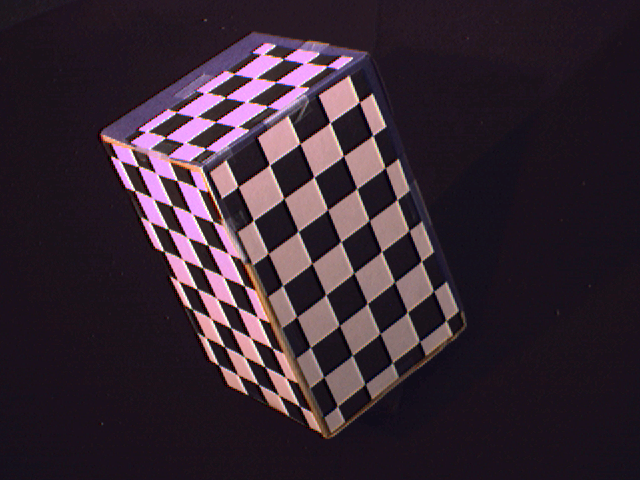
#> input picture CS283-PSets/PachecoTallaj_Natalia_pset5/data/calib_right.bmp, 640 x 480 px
$ jupyter execute PachecoTallaj_Natalia_pset5.ipynb   (shell and % lines are left out)
#> lines starting #> are read from the running program, lines starting #| are printed output that depends on the picture; after the words box and inside, x2 and y2 are one past the last pixel; in counts of white or black regions, pixels touching at a corner belong together
#> further down, im is the input picture: shape (480, 640, 3); mean B, G, R 50.4, 39.6, 54.6
# Assignment 5
**CS283 Computer Vision, Harvard University, Fall 2019**

**Due Wednesday, Oct. 16, at 5:00pm**

Name: *Natalia Pacheco-Tallaj*

---

Edges, corners, and multi-resolution representations are the topics covered in this assignment. As usual, the assignment will be submitted via canvas and formatted according to
the guidelines.

[cell 1]
# Run this cell (only once) to install the unzip command.
# If you already installed this for previous assignments, no need to reinstall.

[cell 2]
# Extract required pset folders (make sure you ran the first cell first)

[cell 3]
# Import any required libraries here
import cv2                               # OpenCV
import numpy as np                       # numpy
import scipy.signal                      # Signal package from scipy for convolution
import scipy.interpolate                 # Interpolation, used for question 2
from mpl_toolkits.mplot3d import Axes3D  # 3D plotting, used for the code block in question 3

# Use this line to make matplotlib plot inline (only need to call it once when importing matplotlib)

import matplotlib.pyplot as plt
# Modify this line to adjust the displayed plot size. You can also call
# it with different parameters before specific plots.
plt.rcParams['figure.figsize'] = [10, 10]

## Question 1 (10 points)

In class we derived a finite-difference
approximation to the derivative of the univariate function $f(x)$ by
considering the Taylor polynomial approximations of $f(x+ h)$ and
$f(x-h)$. We showed that
\begin{equation*}
f'(x)=\frac{f(x+h)-f(x-h)}{2h}+O(h^2),
\end{equation*}
so that the derivative can be approximated by convolving a discrete
version of $f(x)$&mdash;a vector of values $[\ldots,f(x_o-\Delta),\
f(x_o),\ f(x_o+\Delta),\ldots]$&mdash;with kernel $[1/2,0,
-1/2]$.  This is termed a *central difference* because its
interval is symmetric about a sample point.

**a.** Derive a higher order central-difference approximation to
$f'(x)$ such that the truncation error tends to zero as $h^4$ instead
of $h^2$.

_Hint: consider Taylor polynomial approximations of
$f(x\pm 2h)$ in addition to $f(x\pm h)$._

### Answer:
If we Taylor expand $f(x\pm 2h)$ about $x$, we get
\begin{align*}
    f(x + 2h) &= f(x) + f'(x) (x + 2h - x) + \frac{f''(x)}{2}(x + 2h - x)^2 + \frac{f'''(x)}{6}(x + 2h - x)^3+ O(h^4)\\
        &= f(x) + f'(x) 2h + \frac{f''(x)}{2}4h^2 + \frac{f'''(x)}{6}8h^3 + O(h^4)\\
    f(x - 2h) &= f(x) + f'(x) (x-2h-x) + \frac{f''(x)}{2} ( x - 2h - x)^2 + \frac{f'''(x)}{6}(x - 2h - x)^3+  O(h^4)\\
        &= f(x) - f'(x)2h + \frac{f''(x)}{2}4h^2 -\frac{f'''(x)}{6}8h^3+ O(h^4)
\end{align*}
If we subtract both equations, the $f(x)$ terms and $\frac{f''(x)}{2} 4h^2$ cancel, so we get
\begin{align*}
    f(x+ 2h) - f(x - 2h) = 4hf'(x) + 16h^3\frac{f'''(x)}{6} + O(h^4)
\end{align*}
Now if we do the taylor expansions for $f(x\pm h)$ about $x$ we get
\begin{align*}
    f(x+ h) &= f(x) + f'(x)h + \frac{f''(x)}{2}h^2 + \frac{f'''(x)}{6}h^3 + O(h^4)\\
    f(x-h) &= f(x)  - f'(x)h + \frac{f''(x)}{2}h^2 - \frac{f'''(x)}{6}h^3 + O(h^4)
\end{align*}
Subtracting them we have
$$f(x+h) - f(x-h) = 2hf'(x) + 2h^3\frac{f'''(x)}{6} + O(h^4)$$
Then we have that
\begin{align*}
    f(x+ 2h) - f(x - 2h)  - 8(f(x+h) - f(x-h)) &= 4hf'(x) + 16h^3\frac{f'''(x)}{6} - 16hf'(x) - 16h^3\frac{f'''(x)}{6} + O(h^4)\\
        &= -12hf'(x) + O(h^4)
\end{align*}
And dividing by $-12$ we get
$$f'(x) \approx \frac{1}{12}(-f(x+2h) +8f(x+h) - 8f(x-h) + f(x-2h)) = \frac{-1}{12}f(x+2h) +\frac{2}{3}f(x+h) - \frac{2}{3}f(x-h) + \frac{1}{12}f(x-2h) $$

**b.** What is the corresponding convolution (not correlation!) kernel?

### Answer:
If we are still convolving with the vector of values $[\ldots,f(x_o-\Delta),\
f(x_o),\ f(x_o+\Delta),\ldots]$, then the derivative can be approximated by convolving with $[-\frac{1}{12}, \frac{2}{3}, 0, \frac{-2}{3}, \frac{1}{12}]$.

## Question 2 (20 points)

In this question you will build your own edge detectors
with sub-pixel accuracy, borrowing heavily from Chapter Four of Szeliski. Your function,
<tt>edgels()</tt> takes an image <tt>im</tt> and a scale
parameter <tt>sigma</tt> ($\sigma$) at which derivatives are computed. It should return two outputs: an $N\times 2$ array where each row stores the $(x,y)$ pixel coordinates of an "edgel", and an $N\times 2$ array with each row storing the corresponding gradient vector $(I_x, I_y)$ at the pixel location corresponding to each edgel.
Substantial skeleton code for this problem can be found in the <tt>edgels()</tt> function below. To complete this function, you will need to write three parts:

- A helper function <tt>deriv(sigma)</tt> that takes a Gaussian width <tt>sigma</tt> and creates derivative-of-Gaussian kernels for horizontal and vertical derivatives.
*Hint: check out the code for the existing helper function <tt>lapgauss()</tt>*
- For each quadruple of pixels, $\{(i,j),(i+1,j),(i,j+1),(i+1,j+1)\}$, code that checks if it is an edgel using the sign of the Laplacian-of-Gaussian filter applied to the image. A horizontal edgel has positive Laplacian-of-Gaussian values at the top two pixels and negative ones at the bottom ones (or vice versa), whereas a vertical edgel has positive values at the left two pixels and negative ones at the right ones (or vice versa). For each found edgel, the code must compute the two sub-pixel zero-crossing locations using Eq. 4.25 in Szeliski (make sure to check the code comments for a typo in this equation), and then the midpoint of these two zero-crossing locations as the final edgel location.
- For each edgel, code that samples the image gradient at the sub-pixel location using <tt>scipy.interpolate.RegularGridInterpolator()</tt>.

Validate your code by running it on the image <tt>./data/calib_right.bmp</tt>. Superimpose your detected edgels returned by <tt>edgels()</tt> on the image using the <tt>matplotlib.pyplot.quiver()</tt> function. Make sure the arrows are clearly visible and the figure is properly resized by setting the <tt>'figure.figsize'</tt> field of <tt>plt.rcParams</tt> (see code cell above Question 1). Some useful inputs to the [quiver function](https://matplotlib.org/3.1.1/api/_as_gen/matplotlib.pyplot.quiver.html) are <tt>width</tt>, <tt>scale</tt>, <tt>headwidth</tt>, <tt>headlength</tt>, <tt>color</tt> and <tt>angles</tt> (see note below).

Note: when calling <tt>matplotlib.pyplot.quiver()</tt> after <tt>matplotlib.pyplot.imshow()</tt> the y-axis of the image is pointing down but the y-axis of the quiver plot is pointing up. This can be fixed by either plotting the negative y-component of the gradient or by calling the quiver function with <tt>angles='xy'</tt>.

Use the text cell below to briefly explain your code. Additionally, comment every nontrivial part of your code.

### Answer:
I find the edgels using matrix operations. First I generate a sign matrix the same size as the laplacian of gaussian of the image, with a $1$ in every position where the LoG is positive and a $-1$ in every position where it is negative. By adding this matrix to itself shifted over horizontally by $1$ column leftward (kill the first column and pad the right with $0$s), we get a $1$ at any pixel $(i,j)$ where $(i,j)$ and the point to its right have different signs and a $0$ or $2$ wherever they have the same sign. Thus taking mod $2$ we get $1$s wherever there are horizontal differences to the right and $0$s elsewhere. We do the same for vertical differences by shifting up intead. Then, by adding the matrix of horizontal differences to itself shifted up one, we can detect which pixels are the top-right corner of a square with $2$ horizontal differences--we manipulate it to make a matrix sqzerosh that has a $1$ at every such pixel and a $0$ elsewhere. By adding the matrix of horizontal differences to itself shifted left one, we can similarly detect pixels that are the top-right corner of a $2\times 2$ square with two vertical differences in it, and we construct a similar matrix $sqzerosv$ that indicates such pixels with a $1$. By adding $sqzerosh + sqzerosv$ and modding out by $2$, we can get rid of pixels that are the top-right corner of a square with both two horizontal and two vertical differences (since those would sum to $2$).

After we've detected all the locations where we should have sign horizontal/vertical sign changes of the LoG (we now have a matrix $sqzeros = (sqzerosh + sqzerosv) \% 2$ that has a 1 in every point that is the top-right corner of a $2\times 2$ square with a h/v sign change), we can compute the precise location of the zeroes by computing the matrix $H$ of horizontal "intersection points" $H(x,y) = \frac{(x+1, y)S(x,y) - (x,y) S(x+1, y)}{S(x, y) - S(x+1,y)}$. Then we average each horizontal "intersection point" with the one below it, getting a matrix where position $(x,y)$ has $(H(x,y) + H(x, y+1)) / 2$, and then we keep only those $(x,y)$ where sqzeros and the matrix of horizontal differences are both $1$ (meaning weve averaged the two intersection points of a $2\times 2$ square where there are exactly two horizontal differences). We do something analogous for the vertical differences. Thus we have our list of edgels.

Computing the gradients is then not hard: we get the x-partial and y-partial convolution kernels from our grad function, convolve with the image, then interpolate to find the gradient at the subpixel locations.

[cell 4]
def edgels(im, sigma):
    """Edge detector based on Laplacian of Gaussian
      x, g = edgels(im, sigma) computes edges in image im at the scale given by
      the scalar value sigma. sigma is the standard deviation (in pixels) of
      the Gaussian filters used to computed first and second derivatives in
      the image.

      The output x is an Nx2 array, where each row is the (x,y) position of an
      edge point (or 'edgel'). Edgels are localized to sub-pixel accuracy, so
      these coordinates are not generally integers. The output g is another
      Nx2 array that stores the gradient vector at each edge point.

      The norm of each row of dx provides the gradient magnitudes, for example, and
      edgels with small gradient magnitudes can be removed as a post-process,
      by performing additional operations on the x, g returned by this function.

      Reference:
       ----------
       Closely related to the algorithm described in Chapter Four of R.
       Szeliski, "Computer Vision: Algorithms and Applications", available in
       draft form at http://research.microsoft.com/en-us/um/people/szeliski/Book/

    """
#> called with sigma = 5
    # convert image to np.float32 and grayscale (so intensity values are in [0,1])
    if len(im.shape) > 2 and im.shape[2] == 3:
        im = cv2.cvtColor(im, cv2.COLOR_BGR2GRAY)
#> im: shape (480, 640)
    im = np.float32(im) / 255.0

    # LoG response
    im_log = scipy.signal.convolve2d(im, lapgauss(sigma), 'same', boundary='symm')
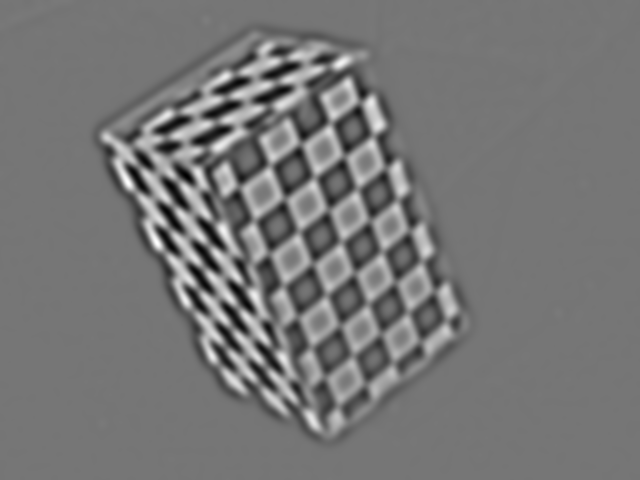
#> im_log: shape (480, 640) float64; min -0.0372, max 0.0433, mean 0.000268; drawn with min black and max white

    # define function that shifts array along an axis and pads the other end with 0s
    def shift(matrix, amount, ax):
#> called with amount = -1, ax = 1
        a = np.roll(matrix, amount, axis = ax).swapaxes(0,ax)
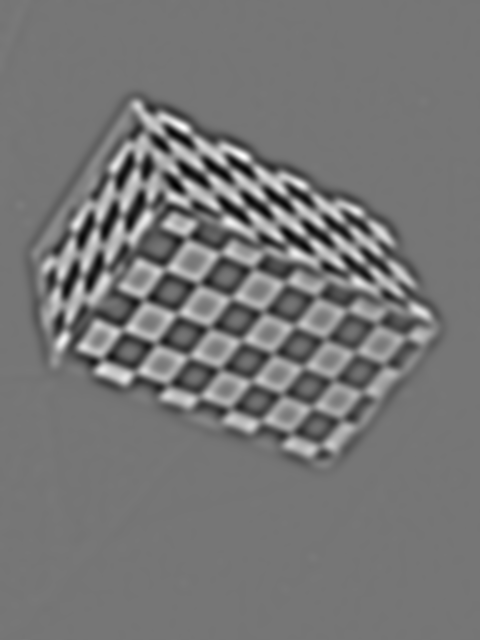
#> a: shape (640, 480) float64; min -0.0372, max 0.0433, mean 0.000268; drawn with min black and max white
        if amount > 0: a[:amount] = 0
        elif amount < 0: a[amount:] = 0
#> a: shape (640, 480) float64; 0.16% of pixels changed, all inside (x1, y1, x2, y2) = (0, 639, 480, 640)
        return a.swapaxes(0,ax)

    # horizontal and vertical difference thresholds, only consider points where
    # sign changes and difference is bigger than average
    hthreshold = np.mean(np.abs((im_log - shift(im_log, -1, 1))[:-1, :-1]))
#> hthreshold = 0.000789
    vthreshold = np.mean(np.abs((im_log - shift(im_log, -1, 0))[:-1, :-1]))
#> vthreshold = 0.0007

    # Make a matrix with +1 at positive entries and 0 at negative ones
    sgn = np.sign(im_log)
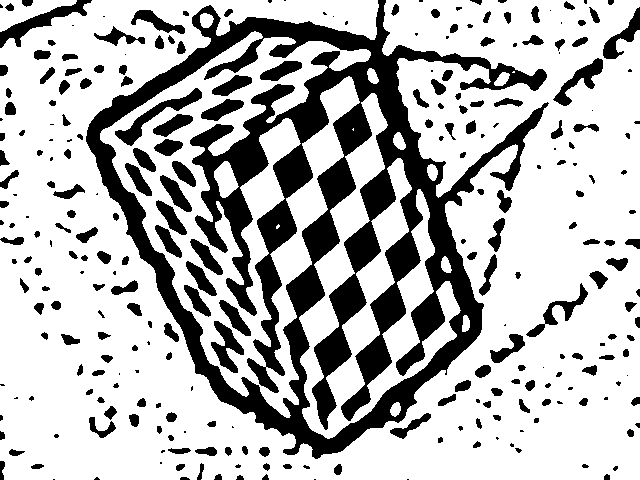
#> sgn: shape (480, 640) float64; values -1 (black) and 1 (white), 72.5% white; 278 black regions (76 under 20 px), largest, box (x1, y1, x2, y2) and area: (86, 0, 549, 459) 59419, (0, 0, 92, 48) 1079, (115, 88, 202, 146) 999
    sgn[sgn == -1] = 0

    # add sgn to sgn shifted left, its 1 if signs are different and 0 or 2 if same
    # take mod 2 to get 1 at pixels that have different sign from pixel to their right
    hdiff = (sgn + shift(sgn, -1, 1)) % 2
#> call 3 of shift, with amount = -1, ax = 1
#> in shift (call 3), `elif amount < 0: a[amount:] = 0`:
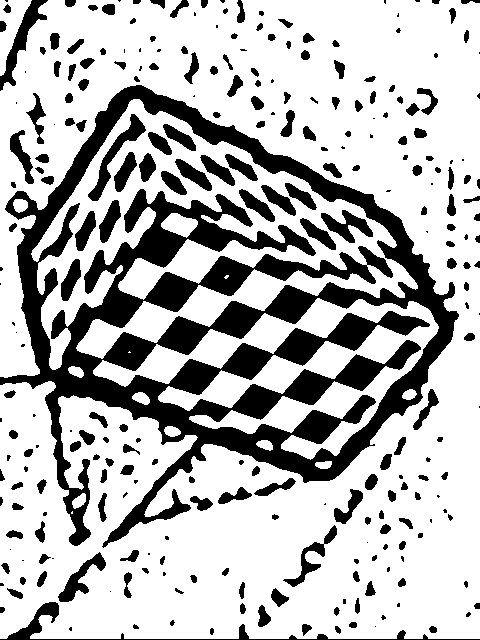
#> a: shape (640, 480) float64; values 0 (black) and 1 (white), 72.4% white; 272 black regions (74 under 20 px), largest, box (x1, y1, x2, y2) and area: (0, 85, 459, 548) 59419, (0, 602, 480, 640) 1375, (0, 0, 48, 91) 1063
#> hdiff: shape (480, 640) float64; values 0 (black) and 1 (white), 4% white in thin lines or dots
    hdiff[:,-1] = 0 # last column is junk
    hdiff[np.abs(im_log - shift(im_log, -1, 1)) < hthreshold] = 0
#> hdiff: shape (480, 640) float64; values 0 (black) and 1 (white), 1.8% white in thin lines or dots, all inside (x1, y1, x2, y2) = (99, 32, 470, 438)

    # now make a matrix where pixels are 1 if they have a different sign than the one
    # below them
    vdiff = (sgn + shift(sgn, -1, 0)) % 2
#> vdiff: shape (480, 640) float64; values 0 (black) and 1 (white), 3.9% white in thin lines or dots
    vdiff[-1] = 0 # last row is junk
    vdiff[np.abs(im_log - shift(im_log, -1, 0)) < vthreshold] = 0
#> vdiff: shape (480, 640) float64; values 0 (black) and 1 (white), 1.5% white in thin lines or dots, all inside (x1, y1, x2, y2) = (100, 30, 468, 439)

    # sqzerosh has a 1 in position (i,j) if the square with top-left corner (i,j)
    # has two horizontal sign changes. sqzerosv has 1 if it has 2 vertical changes
    sqzerosh = hdiff + shift(hdiff, -1, 0)
    sqzerosh[sqzerosh != 2] = 0
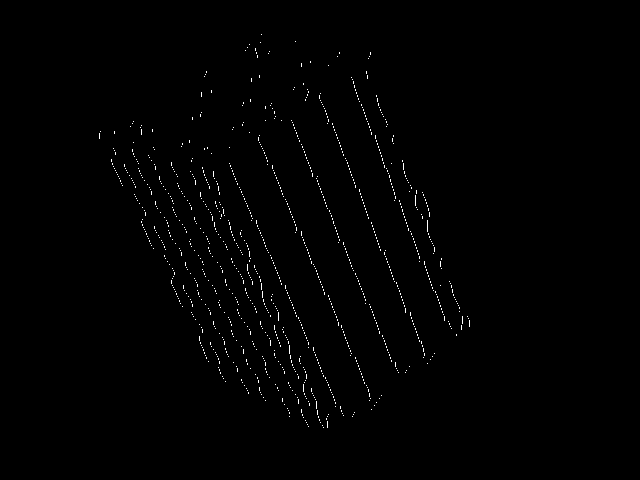
#> sqzerosh: shape (480, 640) float64; values 0 (black) and 2 (white), 0.67% white in thin lines or dots, all inside (x1, y1, x2, y2) = (99, 34, 470, 428)
    sqzerosh = sqzerosh / 2
    sqzerosv = vdiff + shift(vdiff, -1, 1)
#> in shift (call 8), `a = np.roll(matrix, amount, axis = ax).swapaxes(0,ax)`:
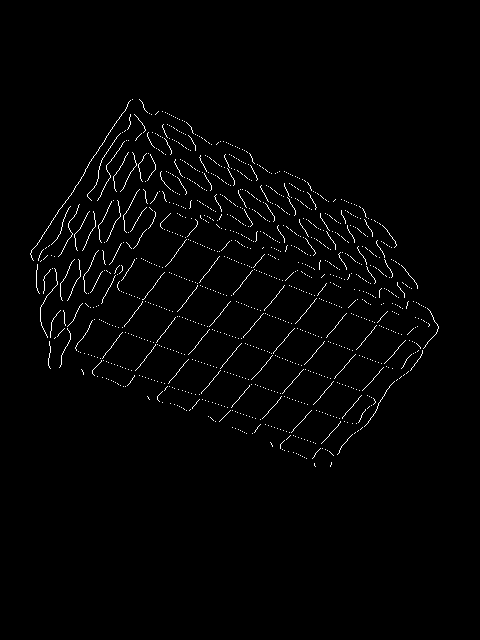
#> a: shape (640, 480) float64; values 0 (black) and 1 (white), 1.5% white in thin lines or dots, all inside (x1, y1, x2, y2) = (30, 99, 439, 467)
    sqzerosv[sqzerosv != 2] = 0
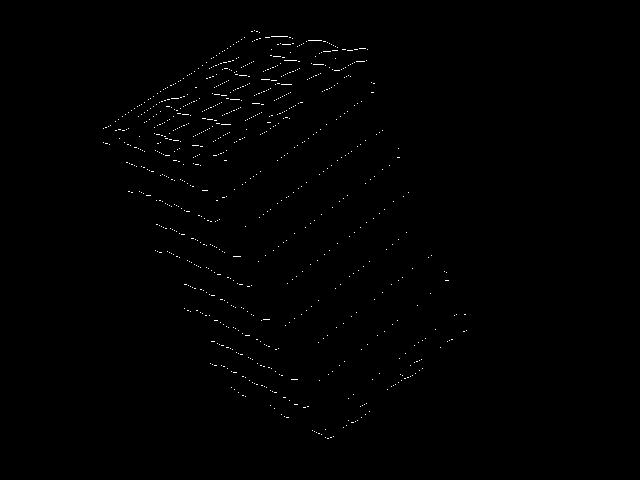
#> sqzerosv: shape (480, 640) float64; values 0 (black) and 2 (white), 0.43% white in thin lines or dots, all inside (x1, y1, x2, y2) = (103, 30, 467, 439)
    sqzerosv = sqzerosv / 2

    # sqzeros has a 1 in (i,j) if the square with top-left corner (i,j)
    # has either 2 horizontal or 2 vertical differences, but not both
    sqzeros = (sqzerosv + sqzerosh) % 2
#> sqzeros: shape (480, 640) float64; values 0 (black) and 1 (white), 1.1% white in thin lines or dots, all inside (x1, y1, x2, y2) = (99, 30, 470, 439)

    # throw out last row and column, they are junk values
    sqzeros[-1:,:] = 0
    sqzeros[:,-1:] = 0

    # make matrix cx with x coordinate of each point and cy with y coordinates
    cx = np.array([range(im_log.shape[1])] * im_log.shape[0])
    cy = np.transpose(np.array([range(im_log.shape[0])]*im_log.shape[1]))

    # horizontal differences in values of laplacian, and vertical differences
    dx, dy = im_log - shift(im_log, -1, 1), im_log - shift(im_log, -1, 0)
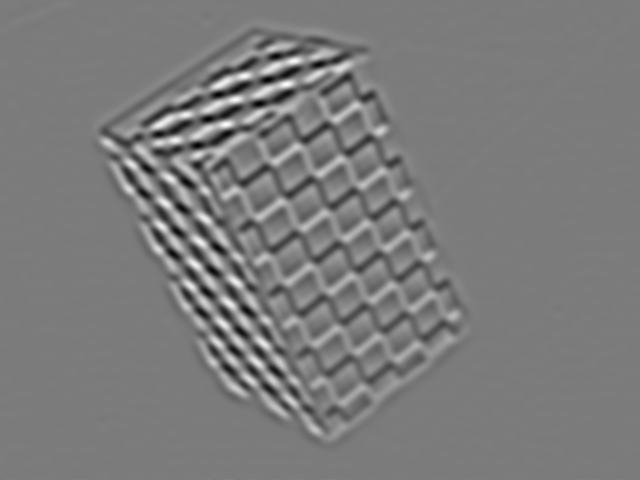
#> dy: shape (480, 640) float64; min -0.00958, max 0.0101, mean 4.6e-07; drawn with min black and max white

    # Sub-pixel localization of these surviving zero-crossings is
    # (xi S(xj) - xj S(xi)) / (S(xj) - S(xi)). We compute it first for xi, xj horizontally
    # adjacent, then for xi, xj vertically adjacent
    numerator = np.array([shift(cx, -1, 1) * im_log - cx * shift(im_log, -1, 1),
                          shift(cy, -1, 1) * im_log - cy * shift(im_log, -1, 1)]).swapaxes(0,2).swapaxes(0,1)
#> in shift (call 11), `a = np.roll(matrix, amount, axis = ax).swapaxes(0,ax)`:
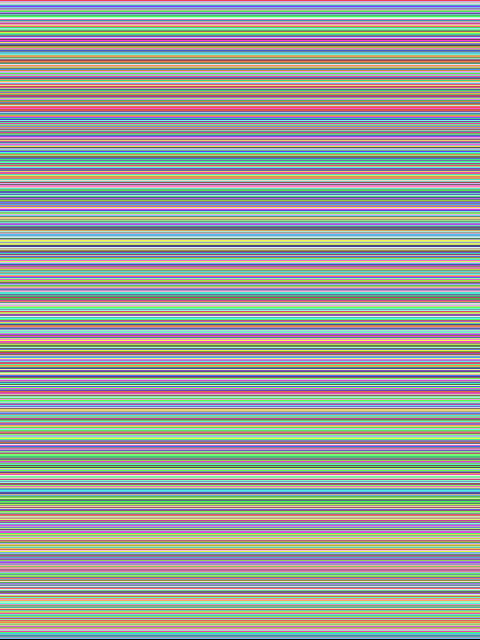
#> a: shape (640, 480) int64; 640 distinct labels, from 0 to 639; one colour per label, 0 black
#> in shift (call 11), `a = np.roll(matrix, amount, axis = ax).swapaxes(0,ax)`:
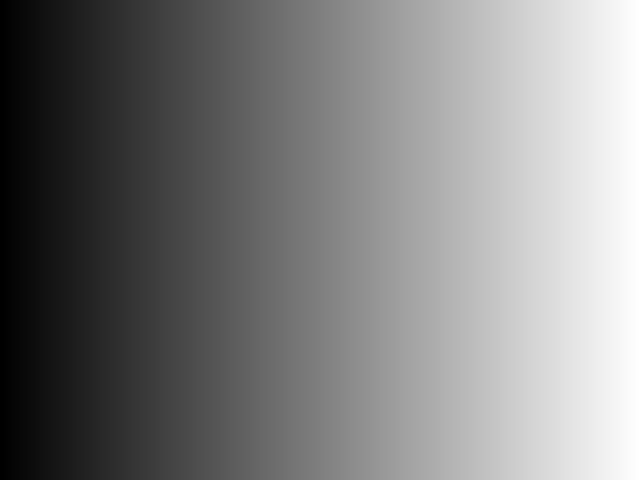
#> matrix: shape (480, 640) int64; min 0, max 639, mean 319.5; drawn with min black and max white
#> (the rest of the program and of its run is left out)
